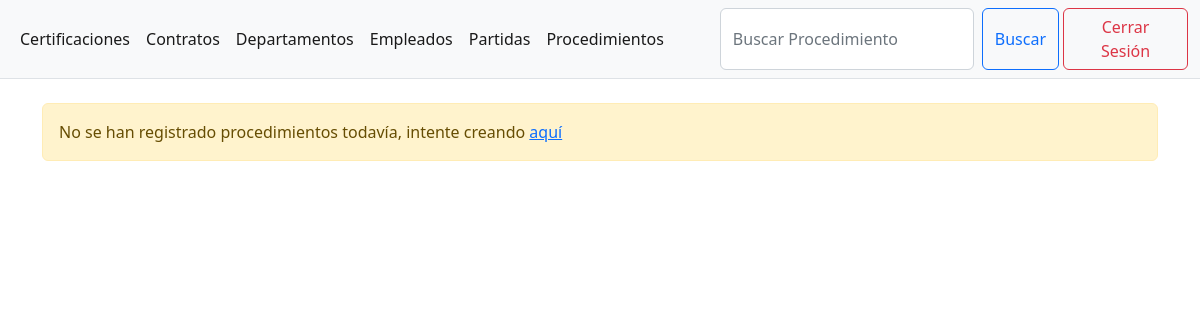
The page /procedure/ (signed in) on the database as committed earlier.
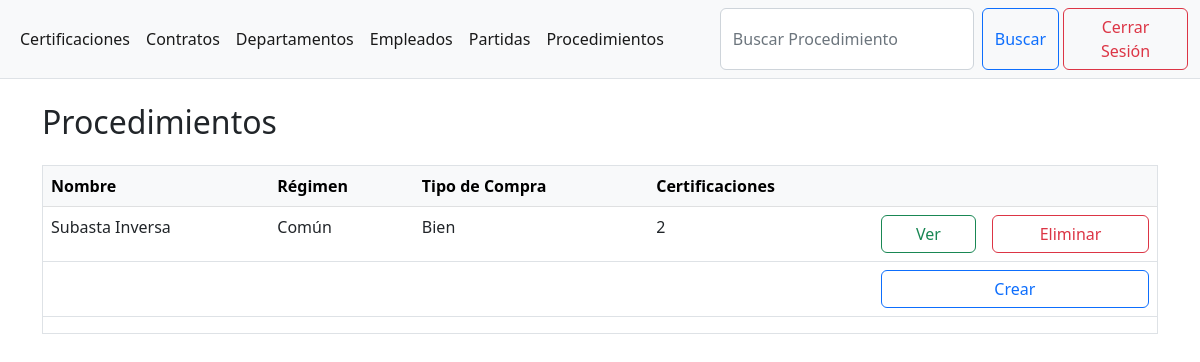
The same page on the database as committed later.
### apps/procedure/models.py (models this page shows, shortened)
class Procedure(models.Model):
    name = models.CharField(max_length=50)
    product_type = models.CharField(max_length=14, choices=ProductType.choices)
    purchase_type = models.CharField(
        max_length=11, blank=True, choices=PurchaseType.choices)
    regime = models.CharField(max_length=8, blank=True, choices=Regime.choices)
    class Meta:
        unique_together = ["name", "purchase_type", "product_type", "regime"]
        ordering = ["name", "purchase_type", "product_type", "regime"]

### apps/procedure/views.py (the view, shortened to what this page needs)
# urls.py: path("", views.list_procedure, name="list"),
def list_procedure(request: HttpRequest) -> HttpResponse:
    object_list = Procedure.objects.all()
    paginator = Paginator(object_list, 50)
    page_number = request.GET.get("page")
    page_obj = paginator.get_page(page_number)
    context = {"page_obj": page_obj}
    query = request.GET.get("q", "").strip()
    return render(request, "procedure/list.html", context)

### templates/procedure/list.html (shortened to what this page needs)
{% extends 'base.html' %}
{% block form %}
  <form action="{% url 'procedure:list' %}" class="d-inline-flex w-100" role="search">
    <input name="q" class="form-control me-2" type="search" placeholder="Buscar Procedimiento" />
    <button class="btn btn-outline-primary" type="submit">Buscar</button>
  </form>
{% endblock %}
{% block body %}
  {% if page_obj %}
    <ol class="breadcrumb">
      <li class="breadcrumb-item h2" aria-current="page">Procedimientos</li>
    </ol>
    <div class="table-responsive-xxl border">
      <table class="table table-hover">
        <thead class="table-light">
          <tr>
            <th>Nombre</th>
            <th>Régimen</th>
            <th>Tipo de Compra</th>
            <th>Certificaciones</th>
            <th colspan="2"></th>
          </tr>
        </thead>
        <tbody>
          {% for object in page_obj %}
            <tr>
              <td>{{ object.name }}</td>
              <td>{{ object.regime }}</td>
              <td>{{ object.purchase_type }}</td>
              <td>{{ object.certification_set.count }}</td>
              <td>
                <a href="{% url 'procedure:detail' object.pk %}" class="btn btn-outline-success w-100">Ver</a>
              </td>
              <td>
                <a href="{% url 'procedure:delete' object.pk %}" class="btn btn-outline-danger w-100">Eliminar</a>
              </td>
            </tr>
          {% endfor %}
        </tbody>
        <tfoot>
          <tr>
            <th colspan="4" class="text-end"></th>
            <th colspan="2">
              <a href="{% url 'procedure:create' %}" class="btn btn-outline-primary w-100">Crear</a>
            </th>
          </tr>
        </tfoot>
      </table>
    </div>
  {% else %}
    {% if not message and not ProtectedError and not IntegrityError and not Exception %}
      <div class="alert alert-warning mt-3" role="alert">
        No se han registrado procedimientos todavía, intente creando <a href="{% url 'procedure:create' %}">aquí</a>
      </div>
    {% endif %}
  {% endif %}
{% endblock %}

Rows that differ between the two databases and show on the page:
added Procedure: name "Subasta Inversa", regime "Común", purchase_type "Bien", certification_set.count "2"
Other text that changed with them:
text no longer shown: "No se han registrado procedimientos todavía, intente creando aquí"
text now shown: "Procedimientos Nombre Régimen Tipo de Compra Certificaciones Crear"
